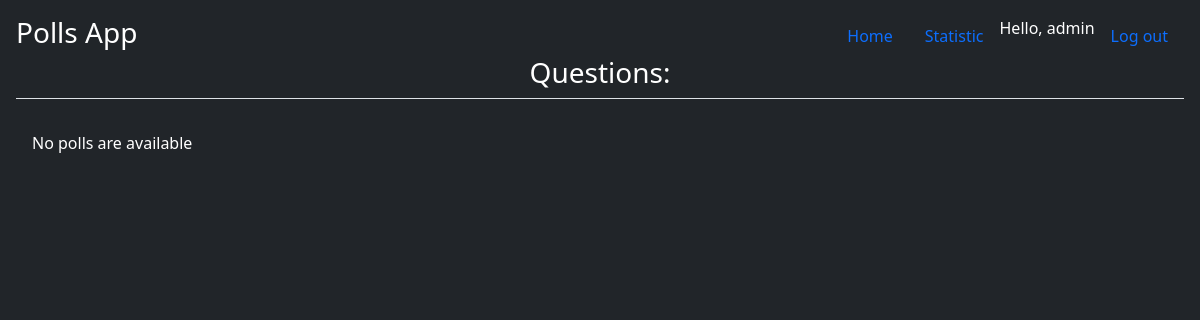
Before: / (signed in) with the older database file.
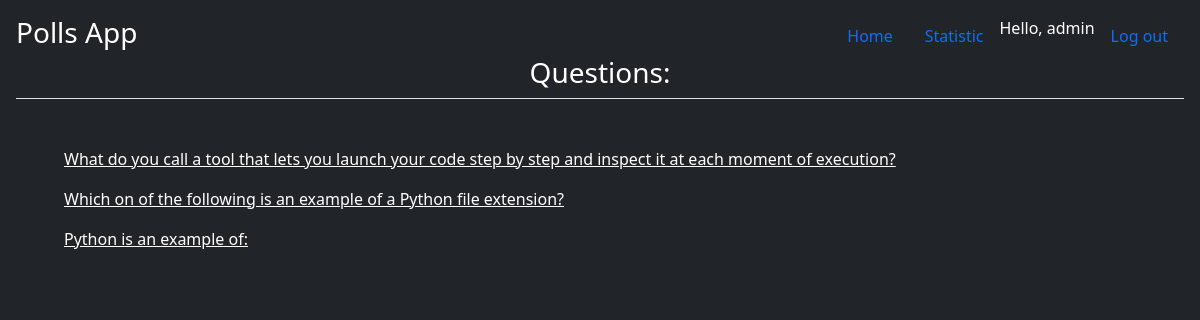
After: the same page with the newer database file.
### polls/models.py (models this page shows, shortened)
class Question(models.Model):
    question_text = models.CharField(max_length=250)
    pub_date = models.DateTimeField('date published')
    def was_published_recently(self):
        now = timezone.now()
        return now - datetime.timedelta(days=1) <= self.pub_date <= now
    was_published_recently.admin_order_field = 'pub_date'
    was_published_recently.boolean = True
    was_published_recently.short_description = 'Published recently?'
    list_filter = ['pub_date']
    search_fields = ['question_text']

### polls/views.py (the view)
# urls.py: path('', views.view, name='view'),
def view(request):
    context = {}
    current_user = request.user
    user_id = current_user.id
    answers = Answer.objects.all().filter(user=user_id)
    finish_questions_list = []
    for i in answers:
        if i.question.id not in finish_questions_list:
            finish_questions_list.append(i.question.id)
    questions = Question.objects.filter(pub_date__lte=timezone.now()).order_by('-pub_date')
    start_questions_list = []
    for j in questions:
        if j.id not in finish_questions_list:
            start_questions_list.append(j)
    context['start_question_list'] = start_questions_list
    return render(request, 'polls/index.html', context)

### polls/templates/polls/index.html
{% extends "polls/base.html" %}
{% load static %}
{% block content %}
<h3 class="border-bottom pb-2 mb-0">Questions:</h3>
{% if user.is_authenticated %}
<div class="text-start my-3 p-3">
    {% if start_question_list %}
    <div class="d-flex text-muted pt-3">
        <ul>
            {% for question in start_question_list %}
            <li>
                <p>
                    <a class="pb-0 mb-0 text-white medium  lh-sm " href="{% url 'polls:detail' question.id %}">{{ question.question_text }}</a>
                </p>
            </li>
            {% endfor %}
        </ul>
    </div>
    {% else %}
        <p>No polls are available</p>
    {% endif%}
{% else %}
         <div class="position-absolute bottom-50 end-50"></div>
            <p>If you would like vote on the questions, you will need login or register</p>
        </div>
{% endif%}
 </div>
{% endblock content %}

Changed rows visible on the page:
added Question: question_text "What do you call a tool that lets you launch your code step by step and inspect it at each moment of execution?"
added Question: question_text "Which on of the following is an example of a Python file extension?"
added Question: question_text "Python is an example of:"
Other visible differences:
text no longer shown: "No polls are available"
